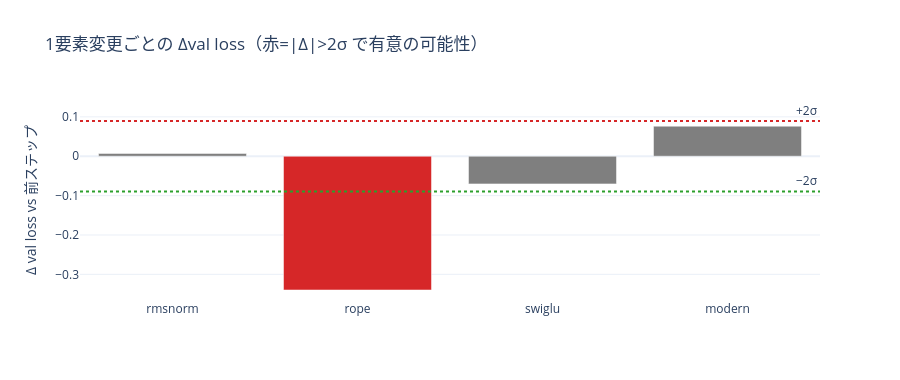

The cell this chart's notebook holds for it:
### Code cell
# 各ステップの変化を seed ノイズと並べて可視化（|Δ| が 2σ を超えるか）
steps = summary["chain"][1:]
deltas = [r["delta_vs_prev"] for r in rows[1:]]
fig = go.Figure(go.Bar(x=steps, y=deltas,
                       marker_color=["#d62728" if abs(d) > 2*seed_std else "#7f7f7f" for d in deltas]))
fig.add_hline(y=2*seed_std, line_dash="dot", line_color="#d62728", annotation_text="+2σ")
fig.add_hline(y=-2*seed_std, line_dash="dot", line_color="#2ca02c", annotation_text="−2σ")
fig.update_layout(title="1要素変更ごとの Δval loss（赤=|Δ|>2σ で有意の可能性）",
                  yaxis_title="Δ val loss vs 前ステップ", template="plotly_white", height=380)
fig.show()
print("灰色バー = seed 変動と区別できない（この規模・この予算では有意と言えない）")

### Figure 1 — Plotly figure (JSON) as saved in the notebook; plotly's stock layout.template omitted (floating-point values rounded to 4 significant figures)
{"data": [{"marker": {"color": ["#7f7f7f", "#d62728", "#7f7f7f", "#7f7f7f"]}, "type": "bar", "x": ["rmsnorm", "rope", "swiglu", "modern"], "y": [0.0071, -0.3397, -0.0703, 0.0763]}], "layout": {"annotations": [{"showarrow": false, "text": "+2σ", "x": 1, "xanchor": "right", "xref": "x domain", "y": 0.08946, "yanchor": "bottom", "yref": "y"}, {"showarrow": false, "text": "−2σ", "x": 1, "xanchor": "right", "xref": "x domain", "y": -0.08946, "yanchor": "bottom", "yref": "y"}], "height": 380, "shapes": [{"line": {"color": "#d62728", "dash": "dot"}, "type": "line", "x0": 0, "x1": 1, "xref": "x domain", "y0": 0.08946, "y1": 0.08946, "yref": "y"}, {"line": {"color": "#2ca02c", "dash": "dot"}, "type": "line", "x0": 0, "x1": 1, "xref": "x domain", "y0": -0.08946, "y1": -0.08946, "yref": "y"}], "title": {"text": "1要素変更ごとの Δval loss（赤=|Δ|>2σ で有意の可能性）"}, "yaxis": {"title": {"text": "Δ val loss vs 前ステップ"}}}}
